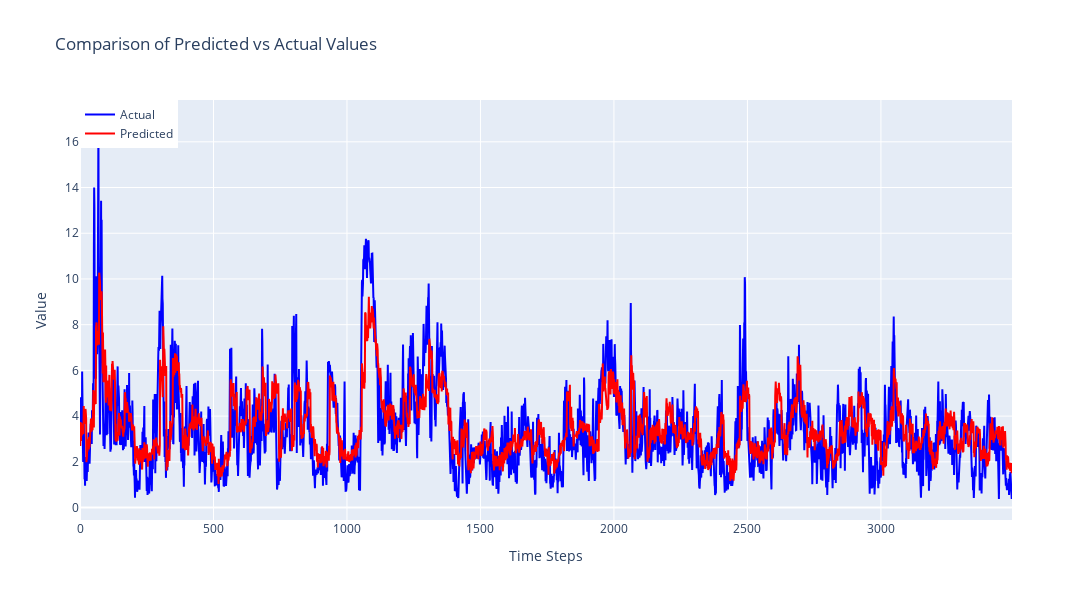

Notebook source saved alongside this figure:
### Code cell
import plotly.graph_objects as go

# Create a figure
fig = go.Figure()

# Add actual values trace
fig.add_trace(go.Scatter(
    x=list(range(len(y_test_stitched))),
    y=y_test_stitched,
    mode='lines',
    name='Actual',
    line=dict(color='blue')
))

# Add predicted values trace
fig.add_trace(go.Scatter(
    x=list(range(len(y_pred_stitched))),
    y=y_pred_stitched,
    mode='lines',
    name='Predicted',
    line=dict(color='red')
))

# Update layout
fig.update_layout(
    title='Comparison of Predicted vs Actual Values',
    xaxis_title='Time Steps',
    yaxis_title='Value',
    legend=dict(x=0, y=1),
    width=1800,
    height=600,
    showlegend=True
)

# Show the plot
fig.show()

### Figure 1 — Plotly figure (JSON) as saved in the notebook; plotly's stock layout.template omitted (floating-point values rounded to 4 significant figures; data arrays with more than 128 entries replaced by an {"elided": "..."} marker saying what was removed)
{"data": [{"line": {"color": "blue"}, "mode": "lines", "name": "Actual", "type": "scatter", "x": {"elided": "3492 int values"}, "y": {"elided": "3492 float values"}}, {"line": {"color": "red"}, "mode": "lines", "name": "Predicted", "type": "scatter", "x": {"elided": "3492 int values"}, "y": {"elided": "3492 float values"}}], "layout": {"height": 600, "legend": {"x": 0, "y": 1}, "showlegend": true, "title": {"text": "Comparison of Predicted vs Actual Values"}, "width": 1800, "xaxis": {"title": {"text": "Time Steps"}}, "yaxis": {"title": {"text": "Value"}}}}
